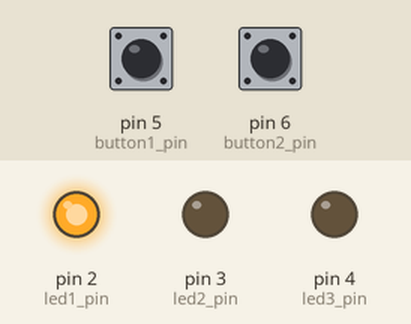
Bench run of a sketch on a simulated Arduino Uno, built with avr-gcc and run on an emulated ATmega328P. On the bench: output pins drawn as LEDs (lit = HIGH). Dashed ring = blinking. The inputs (shaded band) are chosen by the test bench; at power-on: pin 6 (button2_pin) LOW, pin 5 (button1_pin) LOW.

Above: at 1.2 s.
1.3 s: pin 6 (button2_pin) pulled HIGH for 0.15 s
At 2.3 s:
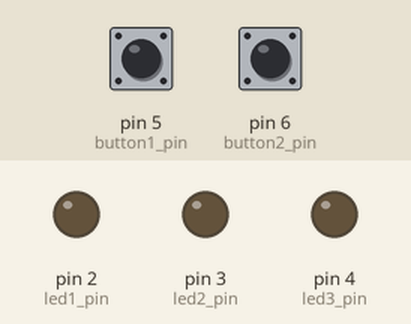
4.4 s: pin 6 (button2_pin) pulled HIGH for 1 s
At 7.0 s:
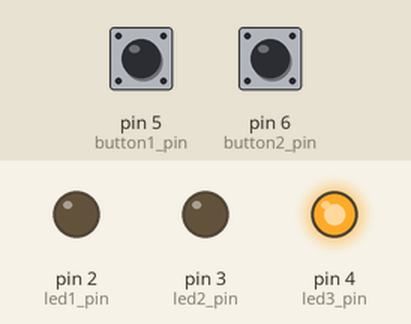
8.4 s: pin 6 (button2_pin) pulled HIGH for 0.15 s
At 9.4 s:
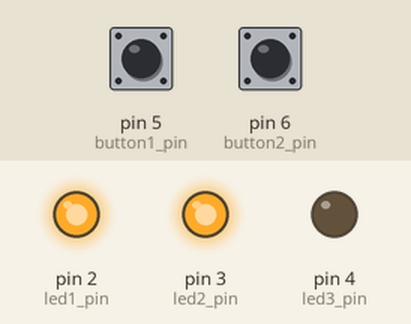
11.5 s: pin 6 (button2_pin) pulled HIGH for 3.2 s
At 12.9 s:
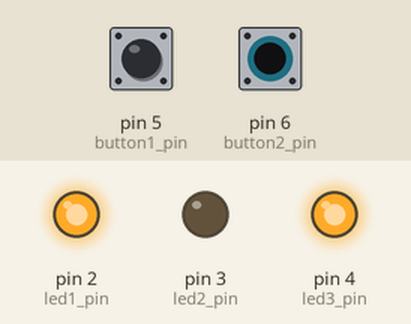
17.7 s: pin 5 (button1_pin) pulled HIGH for 0.15 s
20.7 s: pin 6 (button2_pin) pulled HIGH for 0.15 s
At 21.3 s:
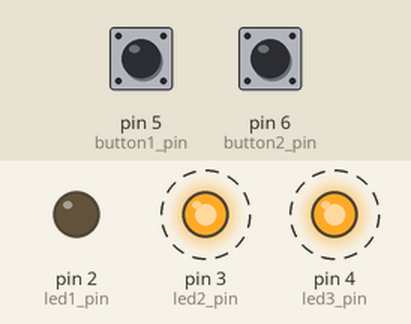
Timing chart, 0 to 24.8 s (numbered marks = the images above; inputs shaded):
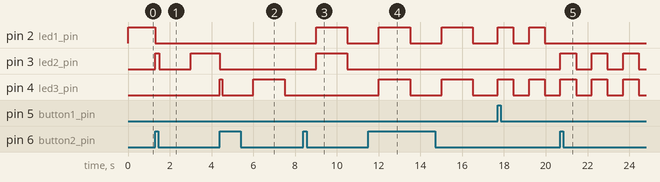

Measured:
- after the input at 1.3 s, pin 3 (led2_pin): LOW → HIGH at once, → LOW 0.20 s later, → HIGH 1.5 s later
- after the input at 4.4 s, pin 4 (led3_pin): LOW → HIGH at once, → LOW 0.10 s later, → HIGH 1.5 s later, → LOW 1.5 s later
- after the input at 8.4 s, pin 2 (led1_pin), pin 3 (led2_pin): LOW → HIGH after 0.61 s, → LOW 1.5 s later; pin 4 (led3_pin): stays LOW (without the input it goes to HIGH after 0.61 s)
- after the input at 11.5 s, pin 3 (led2_pin): stops changing and stays LOW; pin 4 (led3_pin): alternates HIGH for 1.5 s and LOW for 1.5 s, starting after 0.51 s
- after the input at 20.7 s, pin 2 (led1_pin): stops changing and stays LOW; pin 3 (led2_pin): alternates HIGH for 0.75 s and LOW for 0.75 s, starting at once

The sketch:

Buttons_3LEDs_test-ex-sol-v2.ino
```cpp
// Pin numbers
// Buttons
const int button1_pin = 5;
const int button2_pin = 6;

int led1_pin = 2;
int led2_pin = 3;
int led3_pin = 4;

bool on_off_state = HIGH;
bool led_activation_states[3] = { true, false, false };

int flash_frequency = 1500;
int selected_pattern = 1;

// Timers
unsigned long last_time_button1_pressed = 0;
unsigned long last_time_button2_pressed = 0;
unsigned long flash_timer = 0;
unsigned int debounce_delay = 50;

void setup() {
  pinMode(button1_pin, INPUT);
  pinMode(button2_pin, INPUT);

  pinMode(led1_pin, OUTPUT);
  pinMode(led2_pin, OUTPUT);
  pinMode(led3_pin, OUTPUT);
}

void flash_LEDs() {

  if (millis() > (flash_timer + flash_frequency)) {
    on_off_state = !on_off_state;
    flash_timer = millis();
  }

  if (led_activation_states[0]) {
    digitalWrite(led1_pin, on_off_state);
  } else {
    digitalWrite(led1_pin, LOW);
  }

  if (led_activation_states[1]) {
    digitalWrite(led2_pin, on_off_state);
  } else {
    digitalWrite(led2_pin, LOW);
  }

  if (led_activation_states[2]) {
    digitalWrite(led3_pin, on_off_state);
  } else {
    digitalWrite(led3_pin, LOW);
  }
}

void loop() {

  bool button1_read = digitalRead(button1_pin);
  bool button2_read = digitalRead(button2_pin);

  // ------------------------------------------------------------------- //
  // BUTTON #1 ACTIONS
  // ------------------------------------------------------------------- //
  if (button1_read == HIGH) {
    // Debounce button #1
    if ((millis() - last_time_button1_pressed) > debounce_delay) {
      // Halve the flash frequency
      flash_frequency = flash_frequency / 2;
      if (flash_frequency < 40) {
        flash_frequency = 1500;
      }
    }
    // store millis for button 2
    last_time_button1_pressed = millis();
  }

  // ------------------------------------------------------------------- //
  // BUTTON #2 ACTIONS
  // ------------------------------------------------------------------- //
  if (button2_read == HIGH) {
    // Debounce button #2
    if ((millis() - last_time_button2_pressed) > debounce_delay) {

      selected_pattern = selected_pattern + 1;
      if (selected_pattern > 7) {
        selected_pattern = 0;
      }

      switch (selected_pattern) {
        case 0:
          led_activation_states[0] = false;
          led_activation_states[1] = false;
          led_activation_states[2] = false;
          break;
        case 1:
          led_activation_states[0] = true;
          led_activation_states[1] = false;
          led_activation_states[2] = false;
          break;
        case 2:
          led_activation_states[0] = false;
          led_activation_states[1] = true;
          led_activation_states[2] = false;
          break;
        case 3:
          led_activation_states[0] = false;
          led_activation_states[1] = false;
          led_activation_states[2] = true;
          break;
        case 4:
          led_activation_states[0] = true;
          led_activation_states[1] = true;
          led_activation_states[2] = false;
          break;
        case 5:
          led_activation_states[0] = true;
          led_activation_states[1] = false;
          led_activation_states[2] = true;
          break;
        case 6:
          led_activation_states[0] = false;
          led_activation_states[1] = true;
          led_activation_states[2] = true;
          break;
        case 7:
          led_activation_states[0] = true;
          led_activation_states[1] = true;
          led_activation_states[2] = true;
          break;
      }
    }
    // store millis for button 2
    last_time_button2_pressed = millis();
  }

  flash_LEDs();
}
```
